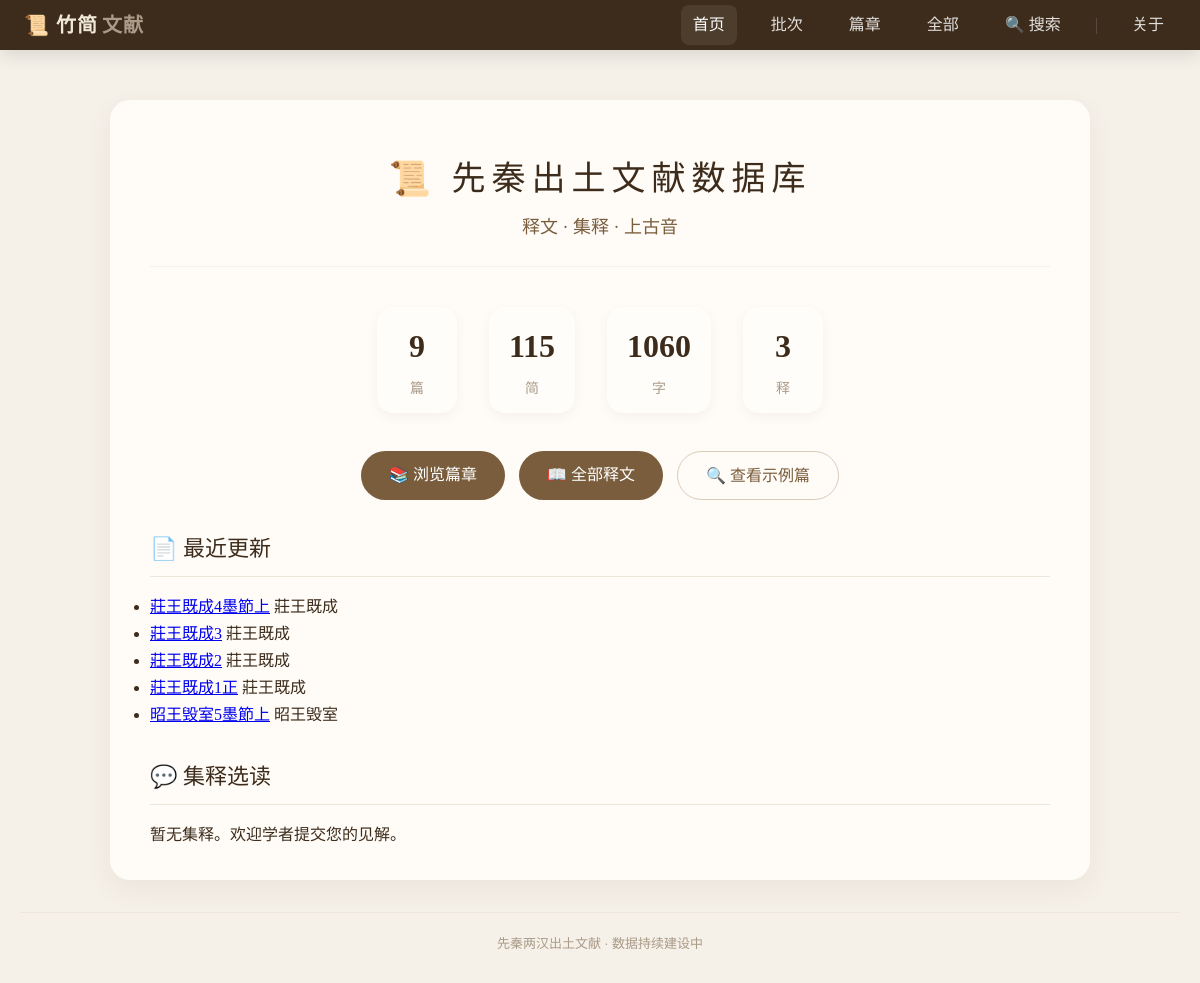
/, run on an earlier commit of the app's database.
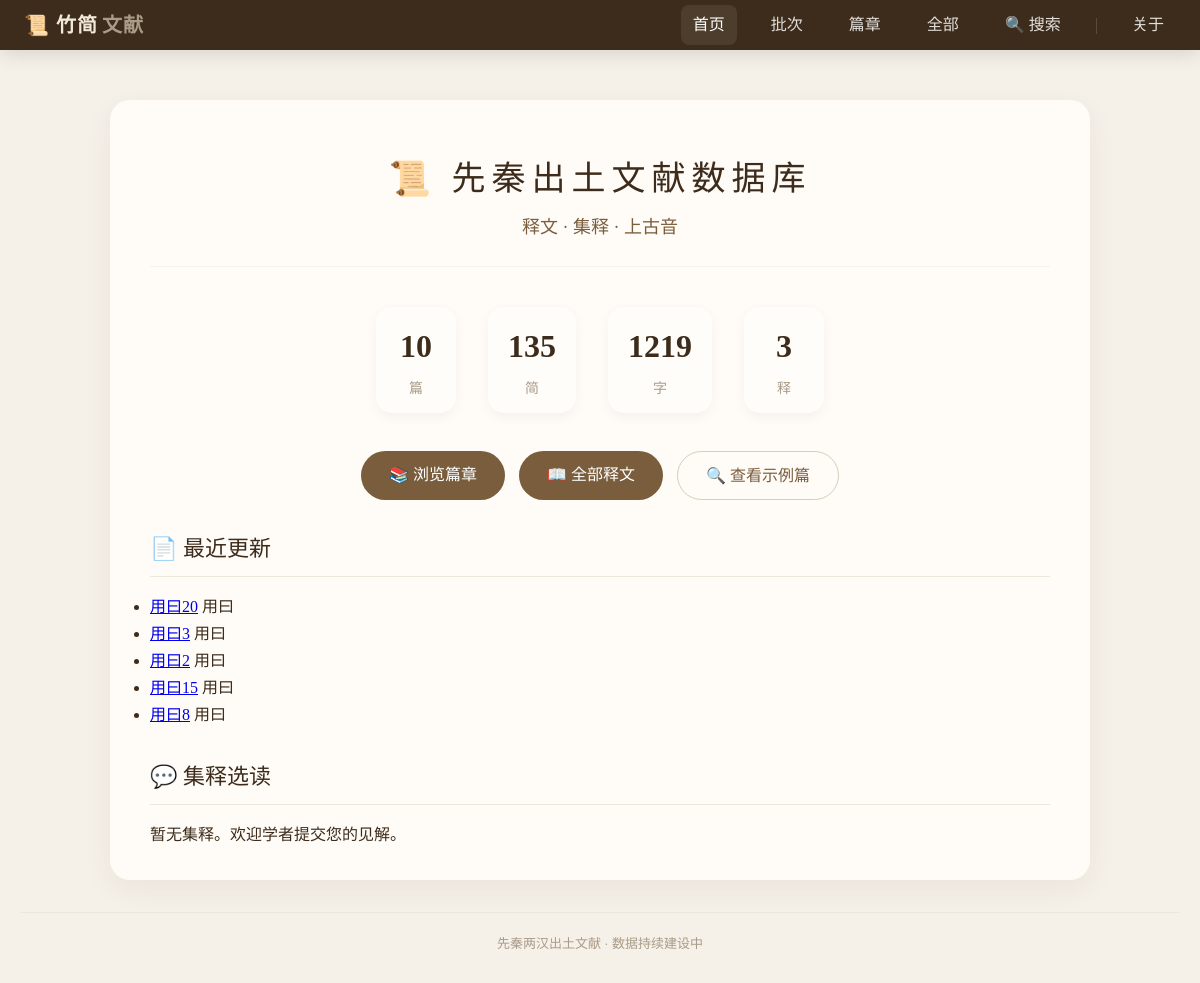
And on a later commit of the database.
### texts/models.py (models this page shows, shortened)
class SlipText(models.Model):
    slip_id = models.CharField(max_length=50, verbose_name="简号")
    content = models.TextField(verbose_name="释文")
    chapter = models.ForeignKey('Chapter', on_delete=models.SET_NULL, related_name='slip_texts', null=True, verbose_name="篇目")
    order = models.PositiveIntegerField(default=0, verbose_name="简序")
    source = models.CharField(max_length=200, blank=True, verbose_name="出处")
    parallel_text = models.CharField(max_length=200, blank=True, verbose_name="对读")
    image = models.ImageField(upload_to='slips/', blank=True, null=True, verbose_name="图版")
    class Meta:
        ordering = ['order']
        verbose_name = "竹简释文"
        verbose_name_plural = "竹简释文"

class Chapter(models.Model):
    title = models.CharField(max_length=100, unique=True, verbose_name="篇名")
    description = models.TextField(blank=True, verbose_name="篇目说明")
    slip_order = models.JSONField(
        default=list,
        blank=True,
        verbose_name="简序",
        help_text="按顺序存储该篇所有简，如 ['41', '1', '37A', '2']"
    )
    collection = models.ForeignKey(
        Collection,
        on_delete=models.SET_NULL,
        null=True,
        blank=True,
        related_name='chapters',
        verbose_name="所属批次"
    )
    class Meta:
        ordering = ['title']
        verbose_name = "篇目"
        verbose_name_plural = "篇目"

### texts/views.py (the view)
# urls.py: 2. Add a URL to urlpatterns:  path('', views.home, name='home')
def home(request):
    total_chapters = Chapter.objects.count()
    total_slips = SlipText.objects.count()
    total_chars = Character.objects.count()
    total_annotations = Annotation.objects.filter(is_approved=True).count()
    recent_slips = SlipText.objects.select_related('chapter').order_by('-id')[:5]
    context = {
        'total_chapters': total_chapters,
        'total_slips': total_slips,
        'total_chars': total_chars,
        'total_annotations': total_annotations,
        'recent_slips': recent_slips,
    }
    return render(request, 'texts/home.html', context)

### texts/templates/texts/home.html (shortened to what this page needs)
{% extends 'texts/base.html' %}
{% load static %}
{% block content %}
    <div class="hero">
        <h1>📜 先秦出土文献数据库</h1>
        <p>释文 · 集释 · 上古音</p>
    </div>
    <div class="stats">
        <div class="stat-item">
            <span class="stat-number">{{ total_chapters }}</span>
            <span class="stat-label">篇</span>
        </div>
        <div class="stat-item">
            <span class="stat-number">{{ total_slips }}</span>
            <span class="stat-label">简</span>
        </div>
        <div class="stat-item">
            <span class="stat-number">{{ total_chars }}</span>
            <span class="stat-label">字</span>
        </div>
        <div class="stat-item">
            <span class="stat-number">{{ total_annotations }}</span>
            <span class="stat-label">释</span>
        </div>
    </div>
    <div class="quick-actions">
        <a href="{% url 'chapter_list' %}">📚 浏览篇章</a>
        <a href="{% url 'slip_list' %}">📖 全部释文</a>
        <a href="{% url 'slip_list' %}?chapter=1" class="outline">🔍 查看示例篇</a>
    </div>
    <h2 class="section-title">📄 最近更新</h2>
    {% if recent_slips %}
        <ul class="recent-list">
            {% for slip in recent_slips %}
                <li>
                    <a href="{% url 'slip_detail' pk=slip.pk %}">{{ slip.slip_id }}</a>
                    <span class="date">{{ slip.chapter.title|default:"未分类" }}</span>
                </li>
            {% endfor %}
        </ul>
    {% else %}
        <p class="note-text">暂无数据。</p>
    {% endif %}
    <h2 class="section-title">💬 集释选读</h2>
    {% if random_annotation %}
        <div class="annotation-teaser">
            “{{ random_annotation.content|truncatechars:120 }}”
            <div class="annotation-note">
                —— <span class="author">{{ random_annotation.author }}</span>
                · {{ random_annotation.get_annotation_type_display }}
                · 可靠度 {{ random_annotation.confidence }}/5
            </div>
        </div>
    {% else %}
        <p class="note-text">暂无集释。欢迎学者提交您的见解。</p>
    {% endif %}
{% endblock %}

What changed in the data, as far as the page shows it:
no longer on this page (row unchanged): SlipText: slip_id "莊王既成4墨節上", chapter "莊王既成"
no longer on this page (row unchanged): SlipText: slip_id "莊王既成3", chapter "莊王既成"
no longer on this page (row unchanged): SlipText: slip_id "莊王既成2", chapter "莊王既成"
no longer on this page (row unchanged): SlipText: slip_id "莊王既成1正", chapter "莊王既成"
no longer on this page (row unchanged): SlipText: slip_id "昭王毁室5墨節上", chapter "昭王毁室"
added SlipText: slip_id "用曰20", chapter "用曰"
added SlipText: slip_id "用曰3", chapter "用曰"
added SlipText: slip_id "用曰2", chapter "用曰"
added SlipText: slip_id "用曰15", chapter "用曰"
added SlipText: slip_id "用曰8", chapter "用曰"
Also different on the page:
{{ total_chapters }}: "9" → "10"
{{ total_slips }}: "115" → "135"
{{ total_chars }}: "1060" → "1219"
